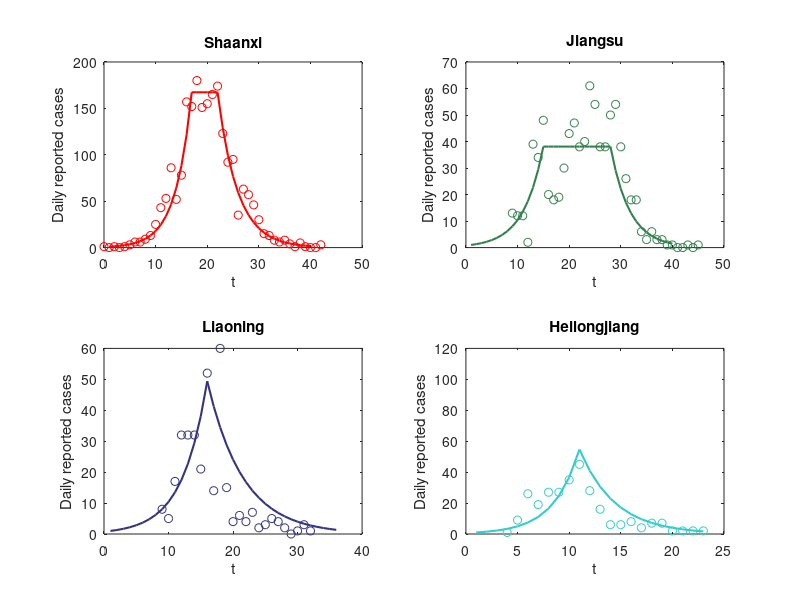

Here is the MATLAB script that generated this plot:
clear all
clc
%% omicron
  
col=[1 0 0;  0.2 0.5 0.3;  0.2 0.2 0.5; 0.2 0.8 0.8];
data_name={'Shaanxi','Jiangsu','Liaoning','Heilongjiang'};
Shaanxi=[1,0,1,0,1,3,6,6,9,13,25,43,53,86,52,78,157,152,180,151,155,165,174,123,92,95,35,63,57,46,30,15,13,8,6,8,4,1,5,1,0,0,3];

Jiangsu=[13,12,12,2,39,34,48,20,18,19,30,43,47,38,40,61,54,38,38,50,54,38,26,18,18,6,3,6,3,3,1,1,0,0,1,0,1];
Liaoning=[8,5,17,32,32,32,21,52,14,60,15,4,6,4,7,2,3,5,4,2,0,1,3,1];
Heilongjiang=[1,9,26,19,27,27,35,45,28,16,6,6,8,4,7,7,2,2,2,2];
gamma=1/5;
a=[0.32, 0.26, 0.26,0.4];
b=[-0.655, 1.73, 1.801, 0.978];
a2=[-0.26, -0.27, -0.18,  -0.29];
b2=[11.028, 9.169, 4.442, 6.122];
c2=[24, 19, 9, 9]
delay=round(b./a)+1   

tau3=[5, 13, 0, 0]
tau1=round(b./a)+1   
tau2=[18, 7, 8, 8 ]-1
Tc=(1-a./a2).*(tau1+tau2)+tau3-1
tau4=ceil(Tc)-tau1-tau2-tau3-1
figure
for i=1:4
    y1=0;
    subplot(2,2,i)
    %%  
    R(i)=a(i)/gamma+1
   y1(1)=1;j=2
    for t=1:tau1(i)+tau2(i)
        y1(j)=y1(j-1)*exp(a(i));
        j=j+1;
    end
    hold on
    data=eval(char(data_name(i))); 
    %%  
    y0=y1(tau1(i)+tau2(i)+1);%j=tau1(i)+tau2(i)+1;
    for t=tau1(i)+tau2(i)+1:tau1(i)+tau2(i)+tau3(i)
         y1(j)=y0;
         j=j+1;
    end
    %%  
    for t=tau1(i)+tau2(i)+tau3(i)+1:Tc(i)
        y1(j)=y0*exp(a2(i));
        y0=y1(end);
        j=j+1;
    end
    x2=1:Tc(i)+1;
        h(i)= plot(x2,y1,'-','color',col(i,:),'LineWidth',1.5)
        plot(tau1(i)+1:length(data)+tau1(i),data,'o','color',col(i,:))
        box
        title(data_name(i))
        xlabel('t')
        ylabel('Daily reported cases')
end
sum(data)
length(data)
plot(5,1:110,'-')





